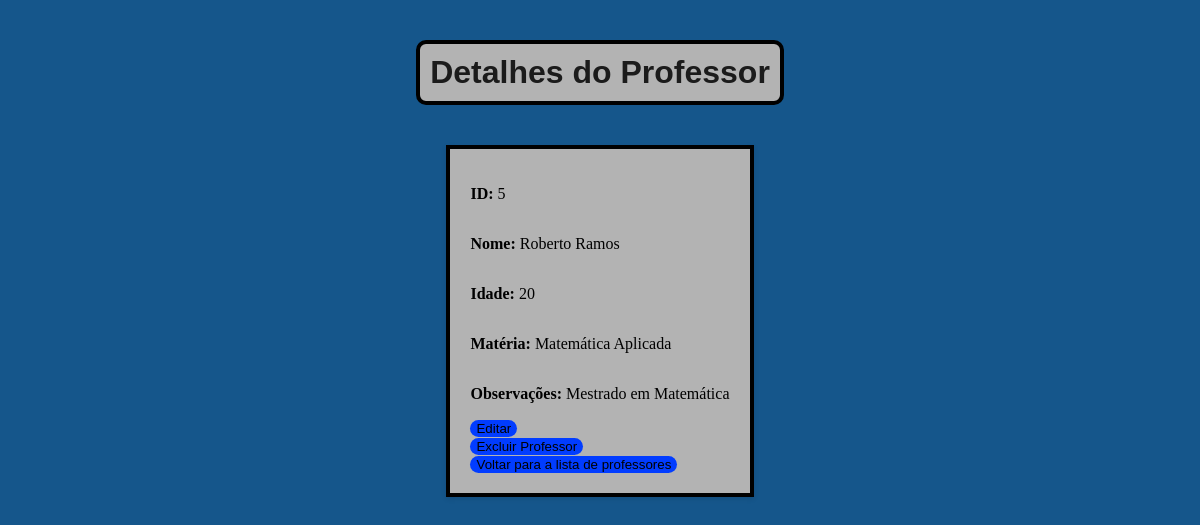
/professor/5, run on an earlier commit of the app's database.
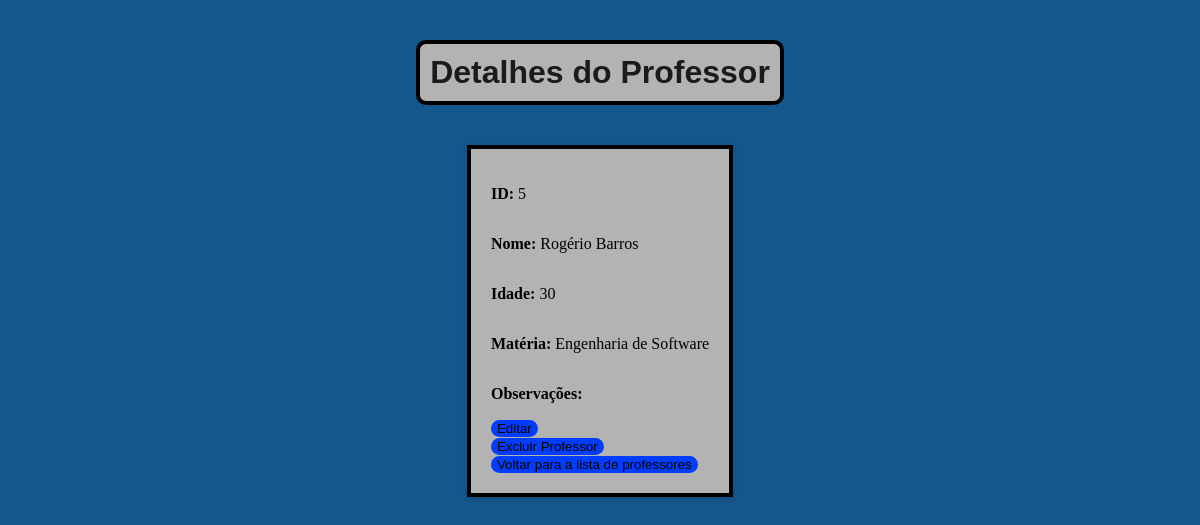
And on a later commit of the database.
### app/models.py (models this page shows)
class Professor(db.Model):
    __tablename__ = 'professores'
    id = db.Column(db.Integer, primary_key=True)
    nome = db.Column(db.String(50), nullable=False)
    idade = db.Column(db.Integer)
    materia = db.Column(db.String(50))
    observacoes = db.Column(db.Text)
    turmas = db.relationship('Turma', backref='professor', lazy=True)

### app/professor/professor_routes.py (the view)
@professores_blueprint.route("/professor/<int:id_professor>", methods=["GET"])
def exibir_professor(id_professor):
    try:
        professor = professor_por_id(id_professor)
        return render_template('professor/professor_id.html', professor=professor)
    except ProfessorNaoEncontrado:
        return jsonify({"message": "Professor não encontrado"}), 404

### app/professor/professor_model.py (called while the page is built)
def professor_por_id(id_professor):
    professor = Professor.query.get(id_professor)
    if professor:
        return {
            "id": professor.id,
            "nome": professor.nome,
            "idade": professor.idade,
            "matéria": professor.materia,
            "observações": professor.observacoes
        }
    raise ProfessorNaoEncontrado

### app/templates/professor/professor_id.html (shortened to what this page needs)
<!DOCTYPE html>
<html lang="pt-BR">
<head>
    <link rel="stylesheet" href="{{ url_for('static', filename='professor_id.css') }}">
</head>
<body>
    <h1>Detalhes do Professor</h1>
    <section class="container4">
        <p><strong>ID:</strong> {{ professor.id }}</p>
        <p><strong>Nome:</strong> {{ professor.nome }}</p>
        <p><strong>Idade:</strong> {{ professor.idade }}</p>
        <p><strong>Matéria:</strong> {{ professor.matéria }}</p>
        <p><strong>Observações:</strong> {{ professor.observações }}</p>
        <a href="/professores/{{ professor.id }}/atualizar"><button>Editar</button></a>
        <form action="/professores/{{ professor.id }}" method="POST" onsubmit="return confirmDelete(this);">
            <button type="submit">Excluir Professor</button>
        </form>
        <a href="/professor"><button>Voltar para a lista de professores</button></a>
    </section>
</body>
</html>

What changed in the data, as far as the page shows it:
changed Professor: nome "Roberto Ramos" → "Rogério Barros"; matéria "Matemática Aplicada" → "Engenharia de Software"; observações "Mestrado em Matemática" → (not shown)
Also different on the page:
{{ professor.idade }}: "20" → "30"
